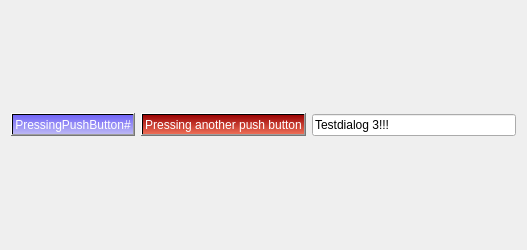
<?xml version="1.0" encoding="UTF-8"?>
<ui version="4.0">
 <class>TestDialog3</class>
 <widget class="QWidget" name="TestDialog3">
  <property name="geometry">
   <rect>
    <x>0</x>
    <y>0</y>
    <width>527</width>
    <height>250</height>
   </rect>
  </property>
  <property name="windowTitle">
   <string>Form</string>
  </property>
  <layout class="QHBoxLayout" name="horizontalLayout">
   <item>
    <widget class="QPushButton" name="pushButton">
     <property name="styleSheet">
      <string notr="true">color:white ; background-color: qlineargradient(x1: 0, y1: 0, x2: 0, y2: 1, stop: 0 #7165f7, stop: 1 #bcb7f4);</string>
     </property>
     <property name="text">
      <string>PressingPushButton#</string>
     </property>
    </widget>
   </item>
   <item>
    <widget class="QPushButton" name="pushButton_2">
     <property name="styleSheet">
      <string notr="true">color:white ; background-color: qlineargradient(x1: 0, y1: 0, x2: 0, y2: 1, stop: 0 #9b0404, stop: 1 #ed6e57);</string>
     </property>
     <property name="text">
      <string>Pressing another push button</string>
     </property>
    </widget>
   </item>
   <item>
    <widget class="QLineEdit" name="lineEdit">
     <property name="text">
      <string>Testdialog 3!!!</string>
     </property>
    </widget>
   </item>
  </layout>
 </widget>
 <resources/>
 <connections/>
</ui>
